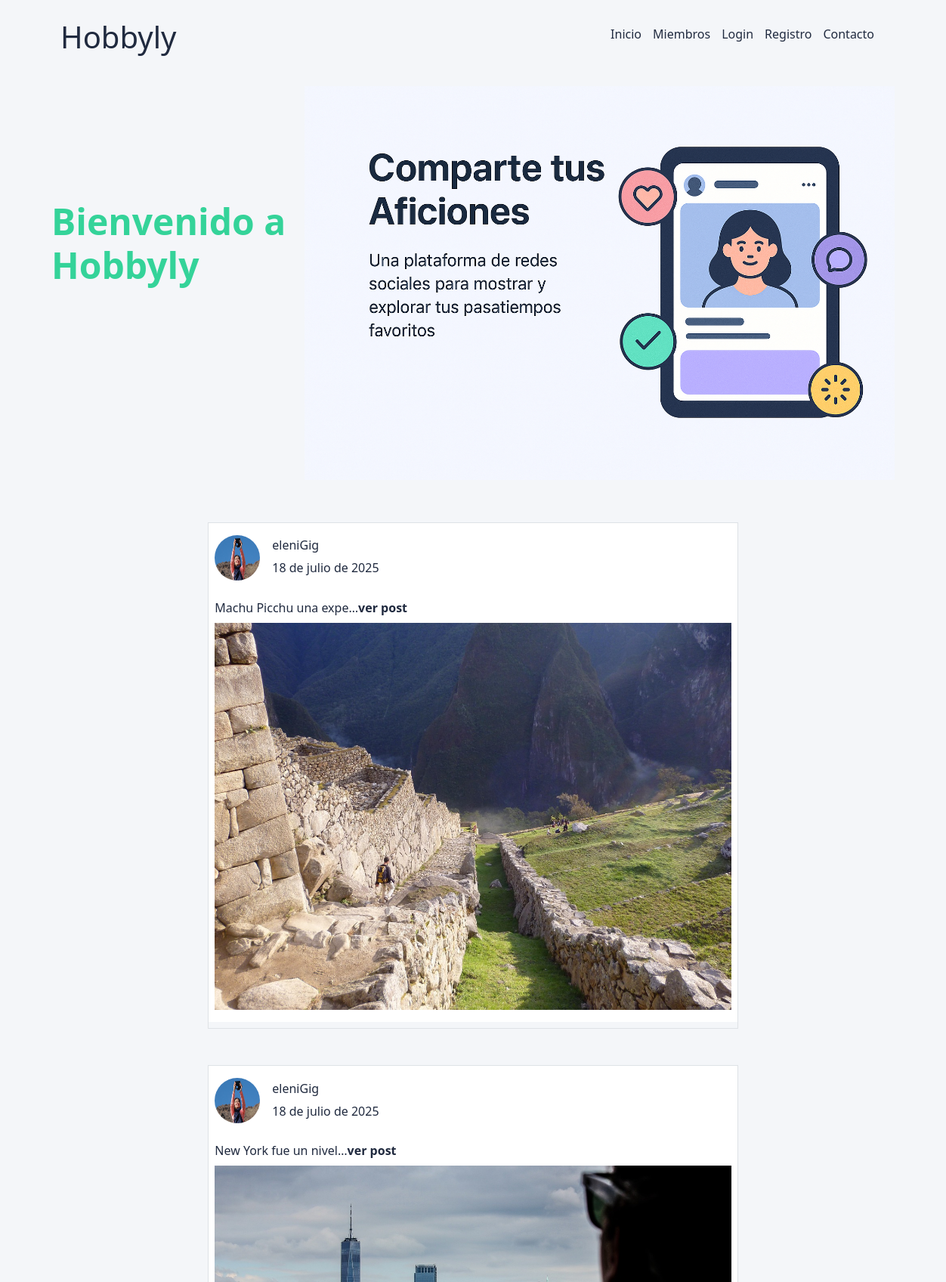
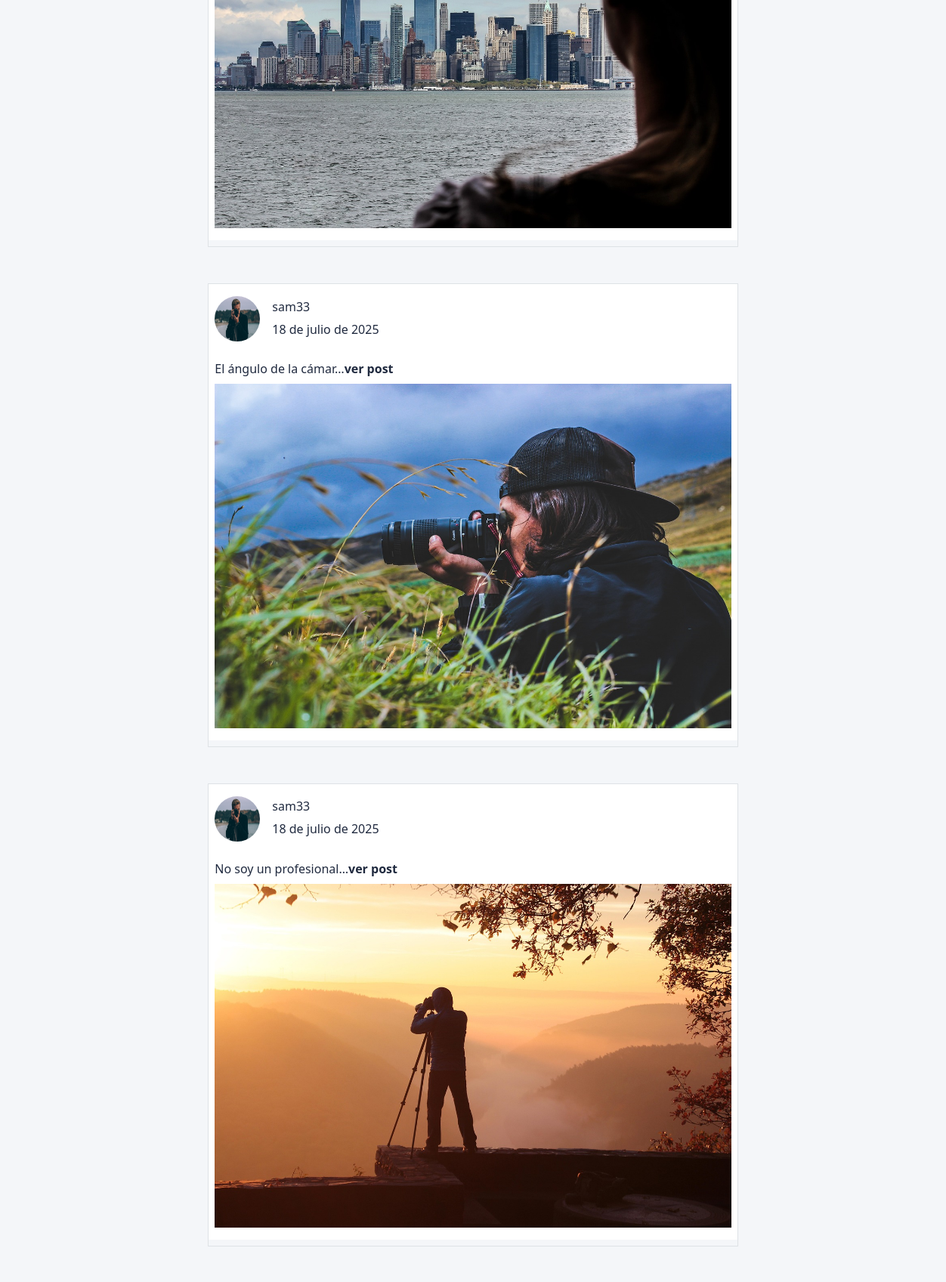
The page / (upper part) on the database its author committed (2 pictures, top to bottom).
### posts/models.py (models this page shows, shortened)
class Post(models.Model):
    user = models.ForeignKey(User, on_delete=models.CASCADE, related_name='posts', verbose_name='Usuario')
    image = models.ImageField(upload_to='posts_images/', verbose_name='Imagen')
    caption = models.TextField(max_length=500, blank=True, verbose_name='Descripción')
    created_at = models.DateField(auto_now_add=True, verbose_name='Fecha de publicación')
    likes = models.ManyToManyField(User, related_name='liked_posts',blank=True, verbose_name='Núm. de likes')
    class Meta:
            verbose_name = 'Post'
            verbose_name_plural = 'Posts'

### profiles/models.py (models this page shows, shortened)
class UserProfile(models.Model):
    user = models.OneToOneField(User, on_delete=models.CASCADE, related_name='profile')
    profile_picture = models.ImageField(upload_to='profile_pictures/', blank=True, null=True, verbose_name='Imagen de perfil')
    bio = models.TextField(max_length=500, blank=True, verbose_name='Biografía')
    birth_date = models.DateField(null=True, blank=True, verbose_name='Fecha de nacimiento')
    followers = models.ManyToManyField('self',symmetrical=False, related_name='following', through='Follow')
    class Meta:
        verbose_name = 'Perfil'
        verbose_name_plural = 'Perfiles'

### hobbyly/views.py (the view)
# urls.py: path('', HomeView.as_view(), name='home'),
class HomeView(TemplateView):
    template_name = 'core/home.html'
    def get_context_data(self, **kwargs):
        context = super().get_context_data(**kwargs)
        if self.request.user.is_authenticated:
            seguidos = Follow.objects.filter(follower=self.request.user.profile).values_list("following__user", flat=True)
            last_posts = Post.objects.filter(user__profile__user__in=seguidos)
        else:
            last_posts = Post.objects.all().order_by('-created_at')[:5]
        context['last_posts'] = last_posts
        return context

### hobbyly/templates/core/home.html (shortened to what this page needs)
{% extends 'core/layout.html' %}
{% block page_content %}
<div class="hero">
    <div class="hero-text">
        <h1 class="hero-title">Bienvenido a Hobbyly</h1>
    </div>
    <div class="hero-img">
        <img src="/img/hero_img.png" alt="Hobbyly">
    </div>
</div>
    <section >
        {% for post in last_posts %}
            {% include '_includes/posts/_post.html' %}
        {% endfor %}
    </section>
{% endblock %}

### hobbyly/templates/_includes/posts/_post.html (shortened to what this page needs)
  <div class="container mt-5 mb-5" style="max-width: 65%;">
    <div class="d-flex justify-content-center row">
            <div class="feed col-12">
                <div class="feed-post mt-2 border h-100">
                    <div class="p-2 bg-white">
                        <div class="d-flex flex-row justify-content-between align-items-start profile">
                            <div class="d-flex align-items-center gap-3 mb-4 mt-2">
                                <img class="rounded-circle img-responsive" src="{{post.user.profile.profile_picture.url}}" width="60" height="60">
                                <div class="d-flex flex-column ml-2">
                                    <h6>{{post.user.username}}</h6><span class="time">{{post.created_at}}</span></div>
                            </div></div>
                        <div class="profile-content">
                            <span class="d-flex mb-2"> {{post.caption|truncatechars:22 }}<a href="{% url 'post_detail' post.pk %}" class="post-detail">ver post</a></span>
                            <div class="content-image" >
                                <img width="100%"  src="{{post.image.url}}" style="object-fit:cover;">
                            </div>
                        </div>
                    </div>
                </div>
            </div>
    </div>
</div>

### static/css/main.css (style rules this page uses)
body { position: relative; padding-bottom: 3em; min-height: 100vh; background-color: #F4F6F9; color: #202a3f; max-width: 100%; }
.hero { display: grid; grid-template-columns: 30% 70%; }
.hero .hero-text .hero-title { margin-top: 150px; color: #34D399; font-weight: 600; font-size: 3rem; }
.hero .hero-img img { width: 100%; }
.post-detail { text-decoration: none; color: #202a3f; font-weight: 600; }
.profile { display: grid; grid-template-columns: 30% 1fr; gap: 20px; }

### rows shown on the page
Post: user.profile.profile_picture (picture), user.username "eleniGig", created_at "18 de julio de 2025", caption "Machu Picchu una expe…", image (picture)
Post: user.profile.profile_picture (picture), user.username "eleniGig", created_at "18 de julio de 2025", caption "New York fue un nivel…", image (picture)
Post: user.profile.profile_picture (picture), user.username "sam33", created_at "18 de julio de 2025", caption "El ángulo de la cámar…", image (picture)
Post: user.profile.profile_picture (picture), user.username "sam33", created_at "18 de julio de 2025", caption "No soy un profesional…", image (picture)
